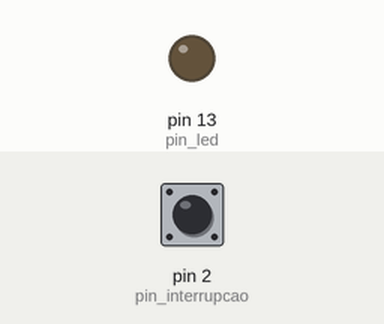
This sketch was run on a simulated Arduino Uno, built with avr-gcc and run on an emulated ATmega328P. Parts: output pins drawn as LEDs (lit = HIGH). The inputs (shaded band) are chosen by the test bench; at power-on: pin 2 (pin_interrupcao) HIGH.

Above: at 1.2 s.
1.3 s: pin 2 (pin_interrupcao) pulled LOW for 0.15 s
At 2.7 s:
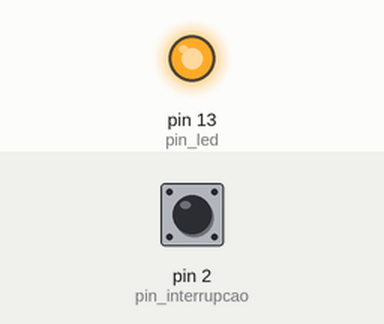
3.0 s: pin 2 (pin_interrupcao) pulled LOW for 1 s
At 3.8 s:
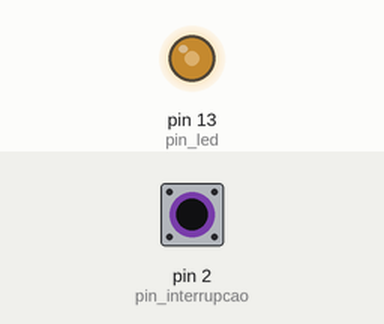
5.5 s: pin 2 (pin_interrupcao) pulled LOW for 3.2 s
At 9.6 s:
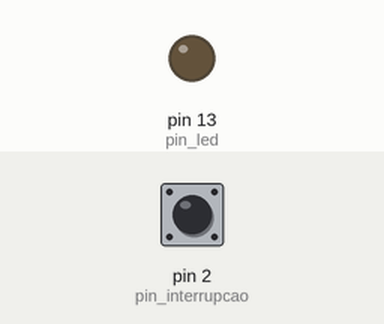
Timing chart, 0 to 11.1 s (numbered marks = the images above; inputs shaded):
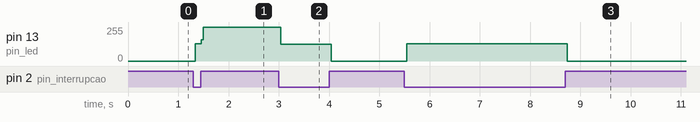

The sketch:

Botao_Interrupcao.ino
```cpp
const byte pin_led = 13;
const byte pin_interrupcao = 2;
volatile byte estado = LOW;

void setup() {
  pinMode(pin_led, OUTPUT);
  pinMode(pin_interrupcao, INPUT_PULLUP);
  attachInterrupt(digitalPinToInterrupt(pin_interrupcao), funcao, LOW);
}

void loop() {
  digitalWrite(pin_led, estado);
}

void funcao(){
  estado =! estado;
}
```

Measured:
- after the input at 1.3 s, pin 13 (pin_led): 0/255 → 128/255 at once, → 255/255 0.12 s later
- after the input at 3.0 s, pin 13 (pin_led): 255/255 → 127/255 at once, → 0/255 1.0 s later
- after the input at 5.5 s, pin 13 (pin_led): 0/255 → 128/255 at once, → 0/255 3.2 s later
